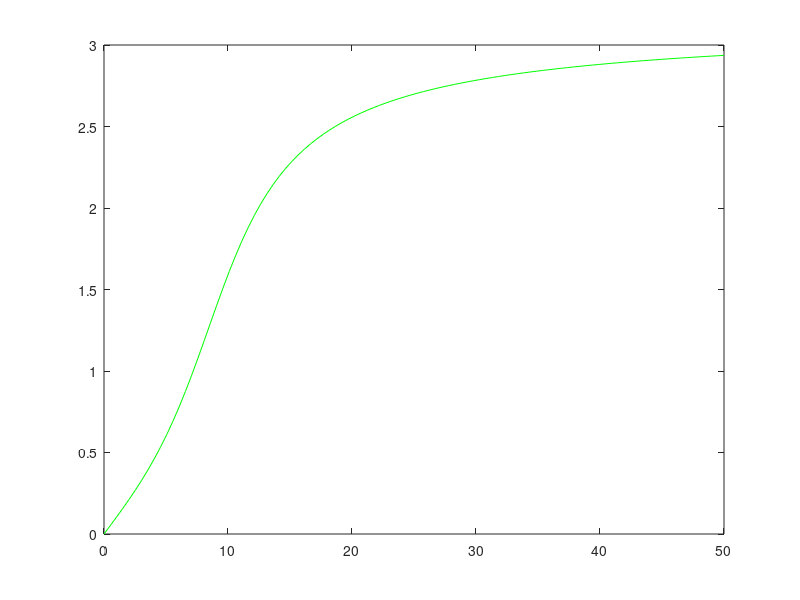

Write MATLAB code to recreate this figure.
w= linspace(0,50);
%G=(98-w.^2-100.*w)/((98-w.^2).^2+100.*w.^2);

gain =1./(sqrt((98-w.^2).^2+100*w.^2));
plot(w,gain,'col',[1,0,1]);

phi = acos((98-w.^2)./(sqrt((98-w.^2).^2+100*w.^2)))
plot(w,phi,'col',[0,1,0]);